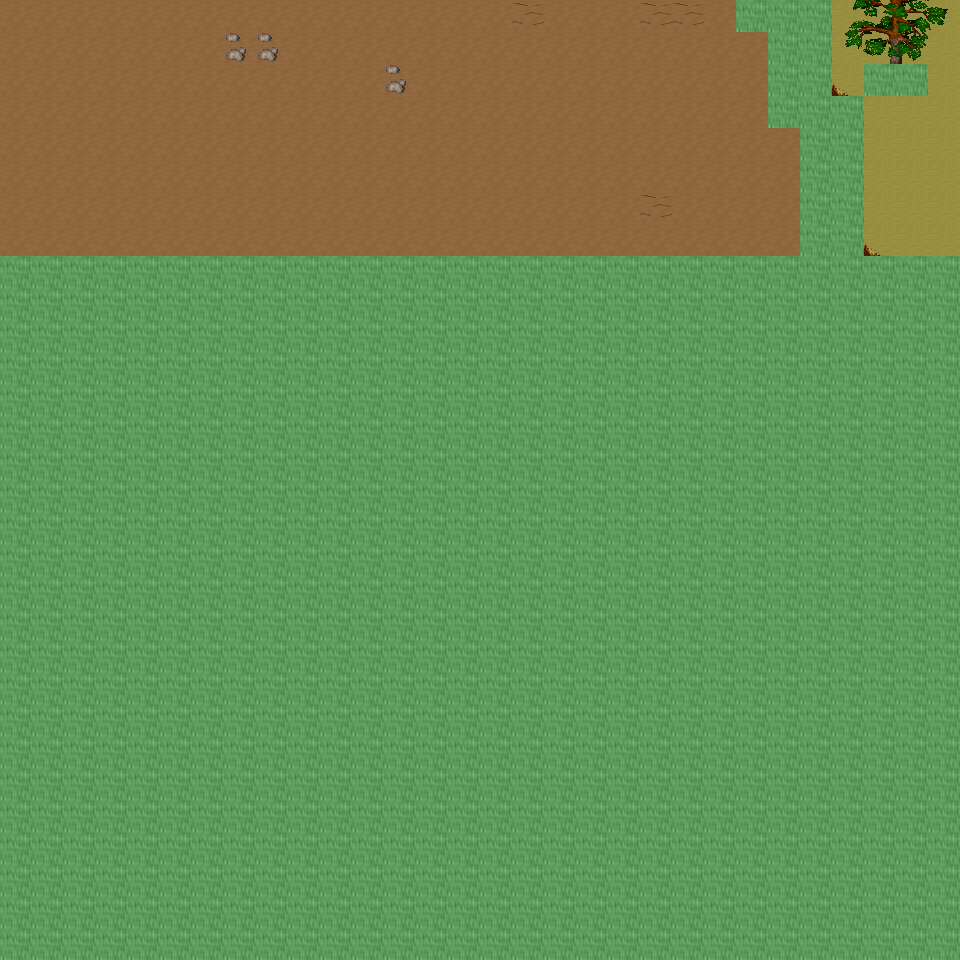

A level layout from a 2D game, rendered from its tile map. Below: a short description, then the map file with tile-grid data replaced by summaries:
An orthogonal 30x30 tile map with 32x32 px tiles, 6 tile layers (Ground, Object, Object2, Above, ...), 17 tilesets and 4 objects (4x mapchange).

<map version="1.0" orientation="orthogonal" renderorder="right-down" width="30" height="30" tilewidth="32" tileheight="32" nextobjectid="5">
  <tileset firstgid="1" name="tileset_ground_ground" tilewidth="32" tileheight="32" tilecount="33" columns="3">
    <image source="../drawable/tileset_ground_ground.png" width="96" height="352" />
  </tileset>
  <tileset firstgid="34" name="tileset_ground_rock_pebbles" tilewidth="32" tileheight="32" tilecount="3" columns="1">
    <image source="../drawable/tileset_ground_rock_pebbles.png" width="32" height="96" />
  </tileset>
  <tileset firstgid="37" name="tileset_ground_grass_edges" tilewidth="32" tileheight="32" tilecount="36" columns="12">
    <image source="../drawable/tileset_ground_grass_edges.png" width="384" height="96" />
  </tileset>
  <tileset firstgid="73" name="tileset_plant_flower_daisy_white" tilewidth="32" tileheight="32" tilecount="8" columns="2">
    <image source="../drawable/tileset_plant_flower_daisy_white.png" width="64" height="128" />
  </tileset>
  <tileset firstgid="81" name="tileset_ground_ridge_earth_dark" tilewidth="32" tileheight="32" tilecount="96" columns="12">
    <image source="../drawable/tileset_ground_ridge_earth_dark.png" width="384" height="256" />
  </tileset>
  <tileset firstgid="177" name="tileset_plant_grasses" tilewidth="32" tileheight="32" tilecount="6" columns="3">
    <image source="../drawable/tileset_plant_grasses.png" width="96" height="64" />
  </tileset>
  <tileset firstgid="183" name="tileset_ground_earth_edges" tilewidth="32" tileheight="32" tilecount="18" columns="6">
    <image source="../drawable/tileset_ground_earth_edges.png" width="192" height="96" />
  </tileset>
  <tileset firstgid="201" name="tileset_ground_pothole" tilewidth="32" tileheight="32" tilecount="4" columns="4">
    <image source="../drawable/tileset_ground_pothole.png" width="128" height="32" />
  </tileset>
  <tileset firstgid="205" name="tileset_item_statue_green_stone_3" tilewidth="32" tileheight="32" tilecount="3" columns="1">
    <image source="../drawable/tileset_item_statue_green_stone_3.png" width="32" height="96" />
  </tileset>
  <tileset firstgid="208" name="tileset_ground_rock_rocks_2" tilewidth="32" tileheight="32" tilecount="4" columns="2">
    <image source="../drawable/tileset_ground_rock_rocks_2.png" width="64" height="64" />
  </tileset>
  <tileset firstgid="212" name="tileset_logic_collision" tilewidth="32" tileheight="32" tilecount="1" columns="1">
    <image source="../drawable/tileset_logic_collision.png" width="32" height="32" />
  </tileset>
  <tileset firstgid="213" name="tileset_plant_tree_taller_trees" tilewidth="32" tileheight="32" tilecount="32" columns="8">
    <image source="../drawable/tileset_plant_tree_taller_trees.png" width="256" height="128" />
  </tileset>
  <tileset firstgid="245" name="tileset_plant_tree_spruce" tilewidth="32" tileheight="32" tilecount="6" columns="2">
    <image source="../drawable/tileset_plant_tree_spruce.png" width="64" height="96" />
  </tileset>
  <tileset firstgid="251" name="tileset_plant_bush_bush_mult_colored" tilewidth="32" tileheight="32" tilecount="6" columns="3">
    <image source="../drawable/tileset_plant_bush_bush_mult_colored.png" width="96" height="64" />
  </tileset>
  <tileset firstgid="257" name="tileset_plant_tree_pine_tree" tilewidth="32" tileheight="32" tilecount="20" columns="4">
    <image source="../drawable/tileset_plant_tree_pine_tree.png" width="128" height="160" />
  </tileset>
  <tileset firstgid="277" name="tileset_plant_tree_pine_tree_1" tilewidth="32" tileheight="32" tilecount="20" columns="4">
    <image source="../drawable/tileset_plant_tree_pine_tree_1.png" width="128" height="160" />
  </tileset>
  <tileset firstgid="297" name="tileset_building_wizards_tower" tilewidth="32" tileheight="32" tilecount="252" columns="9">
    <image source="../drawable/tileset_building_wizards_tower.png" width="288" height="896" />
  </tileset>
  <layer name="Ground" width="30" height="30">
    <data>[900 cells, 240 non-empty, 2 distinct tile ids]</data>
  </layer>
  <layer name="Object" width="30" height="30">
    <data>[900 cells, 29 non-empty, 11 distinct tile ids]</data>
  </layer>
  <layer name="Object2" width="30" height="30">
    <data>[900 cells, 0 non-empty, 0 distinct tile ids]</data>
  </layer>
  <layer name="Above" width="30" height="30">
    <data>[900 cells, 9 non-empty, 9 distinct tile ids]</data>
  </layer>
  <layer name="Above2" width="30" height="30">
    <data>[900 cells, 0 non-empty, 0 distinct tile ids]</data>
  </layer>
  <layer name="Walkable" width="30" height="30">
    <data>[900 cells, 680 non-empty, 1 distinct tile ids]</data>
  </layer>
  <objectgroup name="MapEvents">
    <object id="1" name="north" type="mapchange" x="0" y="0" width="736" height="32">
      <properties>
        <property name="map" value="0_ados_mountain_n2_w2_x0_y3" />
        <property name="place" value="south" />
      </properties>
    </object>
    <object id="2" name="north2" type="mapchange" x="832" y="0" width="128" height="32">
      <properties>
        <property name="map" value="0_ados_mountain_n2_w2_x0_y3" />
        <property name="place" value="south2" />
      </properties>
    </object>
    <object id="3" name="west" type="mapchange" x="0" y="0" width="32" height="256">
      <properties>
        <property name="map" value="0_deniran_forest_n2_w_x0_y4" />
        <property name="place" value="east" />
      </properties>
    </object>
    <object id="4" name="east" type="mapchange" x="928" y="0" width="32" height="256">
      <properties>
        <property name="map" value="0_ados_mountain_n2_w2_x1_y4" />
        <property name="place" value="west" />
      </properties>
    </object>
  </objectgroup>
</map>
